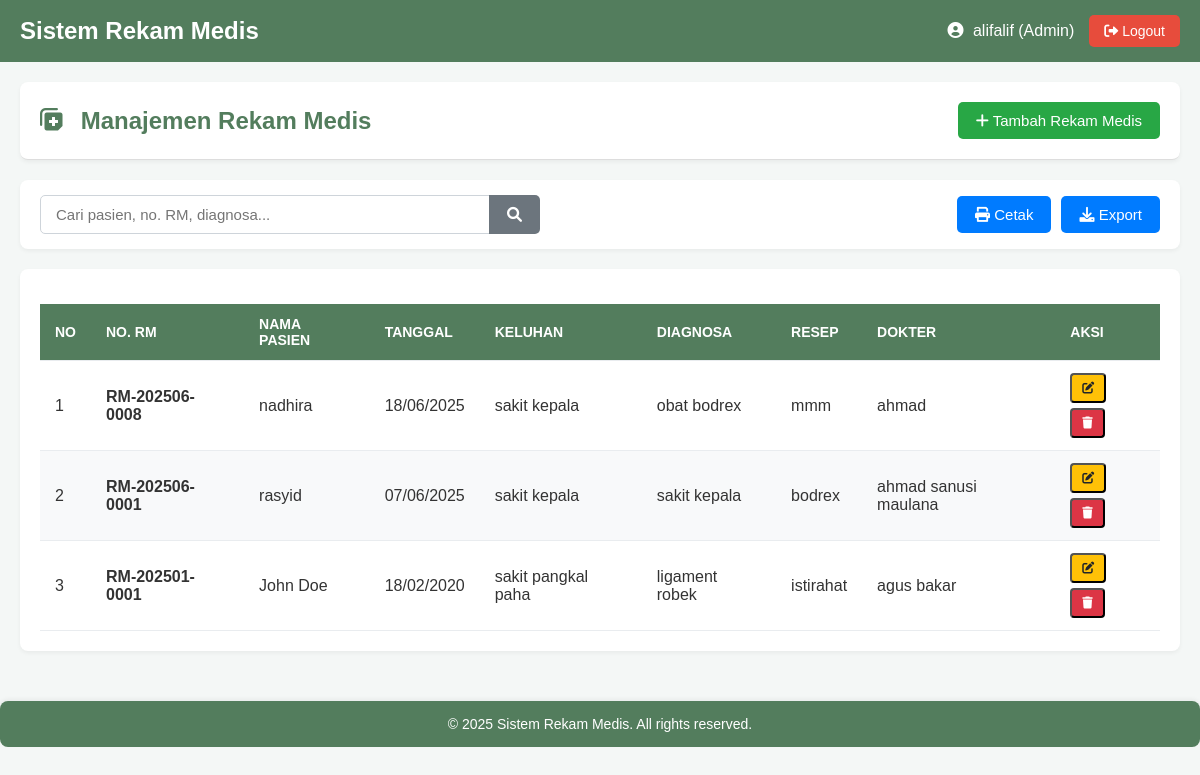
Screenshot of /medis_trysthan-main/Trys_Proj/admin/medical_records.php (signed in) with the database file from the repository.
### tables this page shows
CREATE TABLE `medical_records` (
  `id_rekam_medis` int(11) NOT NULL,
  `no_rm` varchar(50) NOT NULL,
  `tanggal` date NOT NULL,
  `keluhan` text NOT NULL,
  `diagnosa` text NOT NULL,
  `resep` text DEFAULT NULL,
  `dokter` varchar(255) NOT NULL,
  `created_at` timestamp NOT NULL DEFAULT current_timestamp()
);

CREATE TABLE `pasien` (
  `id_pasien` int(11) NOT NULL,
  `no_rm` varchar(20) NOT NULL,
  `nm_pasien` varchar(100) NOT NULL,
  `tgl_lhr` date DEFAULT NULL,
  `alamat` text DEFAULT NULL,
  `telepon` varchar(15) DEFAULT NULL,
  `no_hp` varchar(15) DEFAULT NULL,
  `jenis_kelamin` enum('L','P') DEFAULT NULL,
  `nm_kk` varchar(100) DEFAULT NULL,
  `hub_kel` varchar(50) DEFAULT NULL,
  `id_user` int(11) DEFAULT NULL,
  `created_at` timestamp NOT NULL DEFAULT current_timestamp(),
  `updated_at` timestamp NOT NULL DEFAULT current_timestamp() ON UPDATE current_timestamp()
);

### medis_trysthan-main/Trys_Proj/admin/medical_records.php (the view, shortened to what this page needs)
<?php
include '../config/database.php';
$page_title = "Manajemen Rekam Medis";
$search = $_GET['search'] ?? '';
$per_page = 10;
$page = $_GET['page'] ?? 1;
$offset = ($page - 1) * $per_page;
$where_conditions = [];
$params = [];
$types = "";
$where_clause = !empty($where_conditions) ? "WHERE " . implode(" AND ", $where_conditions) : "";
$sql = "SELECT mr.*, p.nm_pasien
        FROM medical_records mr
        LEFT JOIN pasien p ON mr.no_rm = p.no_rm
        $where_clause
        ORDER BY mr.tanggal DESC, mr.created_at DESC
        LIMIT $per_page OFFSET $offset";
if (!empty($params)) {
    $stmt = $conn->prepare($sql);
    $stmt->bind_param($types, ...$params);
    $stmt->execute();
    $medical_records_data = $stmt->get_result();
} else {
    $medical_records_data = $conn->query($sql);
}
?>
<!DOCTYPE html>
<html lang="id">
<head>
    <link rel="stylesheet" href="https://cdnjs.cloudflare.com/ajax/libs/font-awesome/6.0.0-beta3/css/all.min.css">
</head>
<body>
    <div class="header">
        <div class="header-left">
            <h1>Sistem Rekam Medis</h1>
        </div>
        <div class="header-right">
            <span class="user-info">
                <i class="fas fa-user-circle"></i> alifalif (Admin)
            </span>
            <a href="../logout.php" class="btn-logout">
                <i class="fas fa-sign-out-alt"></i> Logout
            </a>
        </div>
    </div>
    <div class="container">
        <div class="content">
            <div class="content-header">
                <h2><i class="fas fa-notes-medical"></i> <?php echo $page_title; ?></h2>
                <div class="header-actions">
                    <button class="btn btn-primary" onclick="openModal('addModal')">
                        <i class="fas fa-plus"></i> Tambah Rekam Medis
                    </button>
                    </div>
            </div>
            <div class="filter-section">
                <form method="GET" class="search-form">
                    <div class="search-group">
                        <input type="text" name="search" placeholder="Cari pasien, no. RM, diagnosa..."
                               value="<?php echo htmlspecialchars($search); ?>">
                        <button type="submit" class="btn btn-secondary">
                            <i class="fas fa-search"></i>
                        </button>
                    </div>
                </form>
                <div class="search-actions">
                    <button class="btn btn-tertiary" onclick="window.print()">
                        <i class="fas fa-print"></i> Cetak
                    </button>
                    <button class="btn btn-tertiary" onclick="exportTableToCSV('rekam_medis.csv')">
                        <i class="fas fa-download"></i> Export
                    </button>
                </div>
            </div>
            <div class="table-container">
                <table class="data-table">
                    <thead>
                        <tr>
                            <th>NO</th>
                            <th>NO. RM</th>
                            <th>NAMA PASIEN</th>
                            <th>TANGGAL</th>
                            <th>KELUHAN</th>
                            <th>DIAGNOSA</th>
                            <th>RESEP</th>
                            <th>DOKTER</th>
                            <th>AKSI</th>
                        </tr>
                    </thead>
                    <tbody>
                        <?php if ($medical_records_data->num_rows > 0): ?>
                        <?php $i = $offset + 1; while ($record = $medical_records_data->fetch_assoc()): ?>
                        <tr>
                            <td><?php echo $i++; ?></td>
                            <td>
                                <strong><?php echo htmlspecialchars($record['no_rm']); ?></strong>
                            </td>
                            <td><?php echo htmlspecialchars($record['nm_pasien'] ?? 'Tidak ditemukan'); ?></td>
                            <td><?php echo date('d/m/Y', strtotime($record['tanggal'])); ?></td>
                            <td><?php echo htmlspecialchars(substr($record['keluhan'], 0, 50)); ?><?php if (strlen($record['keluhan']) > 50): ?>...<?php endif; ?></td>
                            <td><?php echo htmlspecialchars(substr($record['diagnosa'], 0, 50)); ?><?php if (strlen($record['diagnosa']) > 50): ?>...<?php endif; ?></td>
                            <td><?php echo htmlspecialchars(substr($record['resep'], 0, 50)); ?><?php if (strlen($record['resep']) > 50): ?>...<?php endif; ?></td>
                            <td><?php echo htmlspecialchars($record['dokter']); ?></td>
                            <td>
                                <div class="action-buttons">
                                    <button class="btn-sm btn-warning" onclick="editRecord(<?php echo htmlspecialchars(json_encode($record)); ?>)">
                                        <i class="fas fa-edit"></i>
                                    </button>
                                    <button class="btn-sm btn-danger" onclick="deleteRecord(<?php echo $record['id_rekam_medis']; ?>, '<?php echo htmlspecialchars($record['no_rm']); ?>')">
                                        <i class="fas fa-trash"></i>
                                    </button>
                                </div>
                            </td>
                        </tr>
                        <?php endwhile; ?>
                        <?php else: ?>
                        <tr>
                            <td colspan="9" class="text-center">Tidak ada data rekam medis.</td>
                        </tr>
                        <?php endif; ?>
                    </tbody>
                </table>
            </div>
        </div>
    </div>
    <div class="footer">
        <p>&copy; <?php echo date('Y'); ?> Sistem Rekam Medis. All rights reserved.</p>
    </div>
</body>
</html>

### medis_trysthan-main/Trys_Proj/admin/medical_records.php (style rules this page uses)
body { font-family: Arial, sans-serif; margin: 0; background-color: #f4f7f6; color: #333; }
.container { padding: 20px; max-width: 1200px; margin: 0 auto; }
.header { background-color: #537D5D; color: white; padding: 15px 20px; display: flex; justify-content: space-between; align-items: center; }
.header h1 { margin: 0; font-size: 24px; }
.header-right { display: flex; align-items: center; }
.user-info { margin-right: 15px; font-size: 16px; }
.user-info i { margin-right: 5px; }
.btn-logout { background-color: #e74c3c; color: white; padding: 8px 15px; border: none; border-radius: 5px; text-decoration: none; font-size: 14px; transition: background-color 0.3s ease; }
.content-header { background-color: #ffffff; padding: 20px; border-bottom: 1px solid #ddd; display: flex; justify-content: space-between; align-items: center; margin-bottom: 20px; border-radius: 8px; box-shadow: 0 2px 4px rgba(0,0,0,0.05); }
.content-header h2 { margin: 0; color: #537D5D; }
.content-header h2 i { margin-right: 10px; color: #537D5D; }
.header-actions { display: flex; gap: 10px; }
.btn { padding: 10px 18px; border: none; border-radius: 5px; cursor: pointer; font-size: 15px; transition: background-color 0.3s ease, transform 0.2s ease; }
.btn-primary { background-color: #28a745; color: white; }
.btn-secondary { background-color: #6c757d; color: white; }
.btn-tertiary { background-color: #007bff; color: white; }
.btn-sm { padding: 6px 10px; font-size: 12px; border-radius: 4px; }
.btn-warning { background-color: #ffc107; color: #212529; }
.btn-danger { background-color: #dc3545; color: white; }
.filter-section { background-color: #ffffff; padding: 15px 20px; border-radius: 8px; box-shadow: 0 2px 4px rgba(0,0,0,0.05); margin-bottom: 20px; display: flex; justify-content: space-between; align-items: center; gap: 15px; }
.search-form { display: flex; flex-grow: 1; max-width: 500px; }
.search-group { display: flex; width: 100%; }
.search-group input[type="text"] { flex-grow: 1; padding: 10px 15px; border: 1px solid #ced4da; border-radius: 5px 0 0 5px; font-size: 15px; }
.search-group button { border-radius: 0 5px 5px 0; margin-left: -1px; }
.search-actions { display: flex; gap: 10px; }
.table-container { background-color: #ffffff; padding: 20px; border-radius: 8px; box-shadow: 0 2px 4px rgba(0,0,0,0.05); overflow-x: auto; }
.data-table { width: 100%; border-collapse: collapse; margin-top: 15px; }
.data-table th, .data-table td { padding: 12px 15px; text-align: left; border-bottom: 1px solid #e9ecef; }
.data-table thead th { background-color: #537D5D; color: white; font-weight: bold; text-transform: uppercase; font-size: 14px; }
.data-table tbody tr:nth-child(even) { background-color: #f8f9fa; }
.action-buttons { display: flex; gap: 5px; flex-wrap: wrap; }
.footer { background-color: #537D5D; color: white; padding: 15px 20px; text-align: center; margin-top: 30px; border-radius: 8px; box-shadow: 0 -2px 4px rgba(0,0,0,0.05); }
.footer p { margin: 0; font-size: 14px; }

### rows the page displays
medical_records: no_rm "RM-202506-0008", pasien.nm_pasien "nadhira", tanggal "18/06/2025", keluhan "sakit kepala", diagnosa "obat bodrex", resep "mmm", dokter "ahmad"
medical_records: no_rm "RM-202506-0001", pasien.nm_pasien "rasyid", tanggal "07/06/2025", keluhan "sakit kepala", diagnosa "sakit kepala", resep "bodrex", dokter "ahmad sanusi maulana"
medical_records: no_rm "RM-202501-0001", pasien.nm_pasien "John Doe", tanggal "18/02/2020", keluhan "sakit pangkal paha", diagnosa "ligament robek", resep "istirahat", dokter "agus bakar"

### other values shown
$page_title "Manajemen Rekam Medis"
